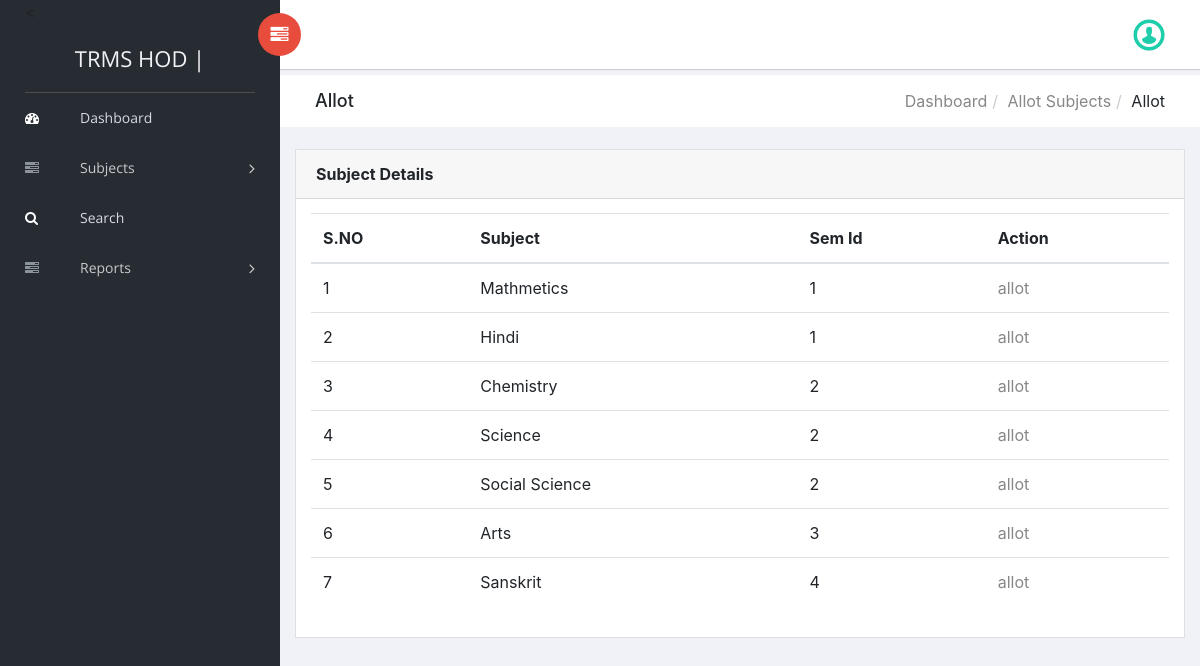
Screenshot of /trms/Hod/viewsubjects.php (signed in) with the database file from the repository.
### tables this page shows
CREATE TABLE `tblsubjects` (
  `ID` int(10) AUTO_INCREMENT PRIMARY KEY,
  `Subject` varchar(120) DEFAULT NULL,
  `CreationDate` timestamp NULL DEFAULT current_timestamp(),
  `SemId` int(11) DEFAULT NULL  REFERENCES tblsemester(ID),
  `DeptId` int(11) DEFAULT NULL  REFERENCES tbldepartment(ID)
);

### trms/Hod/viewsubjects.php (the view, shortened to what this page needs)
<?php
include('includes/dbconnection.php');
if (strlen($_SESSION['trmsaid']==0)) {
  header('location:logout.php');
  } else{
?>
<!doctype html>
<html class="no-js" lang="en">
<head>
	<link rel="stylesheet" href="vendors/bootstrap/dist/css/bootstrap.min.css">
    <link rel="stylesheet" href="vendors/font-awesome/css/font-awesome.min.css">
    <link rel="stylesheet" href="vendors/themify-icons/css/themify-icons.css">
    <link rel="stylesheet" href="vendors/flag-icon-css/css/flag-icon.min.css">
    <link rel="stylesheet" href="vendors/selectFX/css/cs-skin-elastic.css">
    <link rel="stylesheet" href="assets/css/style.css">
</head>
<body>
    <?php include_once('includes/sidebar.php');?>
    <div id="right-panel" class="right-panel">
        <?php include_once('includes/header.php');?>
        <div class="breadcrumbs">
            <div class="col-sm-4">
                <div class="page-header float-left">
                    <div class="page-title">
                        <h1>Allot</h1>
                    </div>
                </div>
            </div>
            <div class="col-sm-8">
                <div class="page-header float-right">
                    <div class="page-title">
                        <ol class="breadcrumb text-right">
                            <li><a href="dashboard1.php">Dashboard</a></li>
                            <li><a href="viewsubjects.php">Allot Subjects </a></li>
                            <li class="active">Allot</li>
                        </ol>
                    </div>
                </div>
            </div>
        </div>
 <div class="content mt-3">
            <div class="animated fadeIn">
                <div class="row">
                    <div class="col-lg-12">
                        <div class="card">
                            <div class="card-header">
                                <strong class="card-title">Subject Details</strong>
                            </div>
                            <div class="card-body">
                                <table class="table">
                                    <thead>
                                        <tr>
                                            <tr>
                  <th>S.NO</th>
                  <th>Subject</th>
                  <th>Sem Id</th>
                   <th>Action</th>
                </tr>
                                        </tr>
                                        </thead>
<?php
$session_id=$_SESSION['trmsaid'];
$sql="SELECT tblsubjects.Subject, tblsubjects.ID, tblsubjects.SemId from tblsubjects,tblhod where tblhod.Id=$session_id and tblhod.DeptId=tblsubjects.DeptId ORDER BY tblsubjects.SemId";
$query = $dbh -> prepare($sql);
$query->execute();
$results=$query->fetchAll(PDO::FETCH_OBJ);
$cnt=1;
if($query->rowCount() > 0)
{
foreach($results as $row)
{
 ?>
                <tr>
                  <td><?php echo htmlentities($cnt);?></td>
                  <td><?php  echo htmlentities($row->Subject);?></td>
                  <td><?php  echo htmlentities($row->SemId);?></td>
                <td><a href="allot.php?sub_id=<?php echo htmlentities ($row->ID);?>">allot</a></td>
                </tr>
                <?php
$cnt=$cnt+1;
 } } else { ?>
  <tr>
    <td colspan="8"> No record found </td>
  </tr>
<?php } ?>
                                </table>
                            </div>
                        </div>
                    </div>
                </div>
            </div>
        </div>
    </div>
</body>
</html>
<?php }  ?>

### trms/Hod/includes/sidebar.php (shortened to what this page needs)
<aside id="left-panel" class="left-panel">
        <nav class="navbar navbar-expand-sm navbar-default">
            <div class="navbar-header">
                <a class="navbar-brand" href="dashboard1.php">TRMS HOD | </a>
            </div>
            <div id="main-menu" class="main-menu collapse navbar-collapse">
                <ul class="nav navbar-nav">
                    <li class="active">
                        <a href="dashboard1.php"> <i class="menu-icon fa fa-dashboard"></i>Dashboard </a>
                    </li>
<li class="menu-item-has-children dropdown">
                        <a href="#" class="dropdown-toggle" data-toggle="dropdown" aria-haspopup="true" aria-expanded="false"> <i class="menu-icon fa fa-tasks"></i>Subjects</a>
                    </li>
<li class="active">
                        <a href="search.php"> <i class="menu-icon fa fa-search"></i>Search </a>
                    </li>
  <li class="menu-item-has-children dropdown">
                        <a href="#" class="dropdown-toggle" data-toggle="dropdown" aria-haspopup="true" aria-expanded="false"> <i class="menu-icon fa fa-tasks"></i>Reports</a>
                    </li>
                </ul>
            </div>
        </nav>
    </aside>

### trms/Hod/includes/header.php (shortened to what this page needs)
<header id="header" class="header">
           <div class="header-menu">
               <div class="col-sm-7">
                   <a id="menuToggle" class="menutoggle pull-left"><i class="fa fa fa-tasks"></i></a>
               </div>
               <div class="col-sm-5">
                   <div class="user-area dropdown float-right">
                       <a href="#" class="dropdown-toggle" data-toggle="dropdown" aria-haspopup="true" aria-expanded="false">
                           <img class="user-avatar rounded-circle" src="images/images.png" alt="User Avatar">
                       </a>
                   </div>
               </div>
           </div>
       </header>

### rows the page displays
tblsubjects: Subject "Mathmetics", SemId "1"
tblsubjects: Subject "Hindi", SemId "1"
tblsubjects: Subject "Chemistry", SemId "2"
tblsubjects: Subject "Science", SemId "2"
tblsubjects: Subject "Social Science", SemId "2"
tblsubjects: Subject "Arts", SemId "3"
tblsubjects: Subject "Sanskrit", SemId "4"
